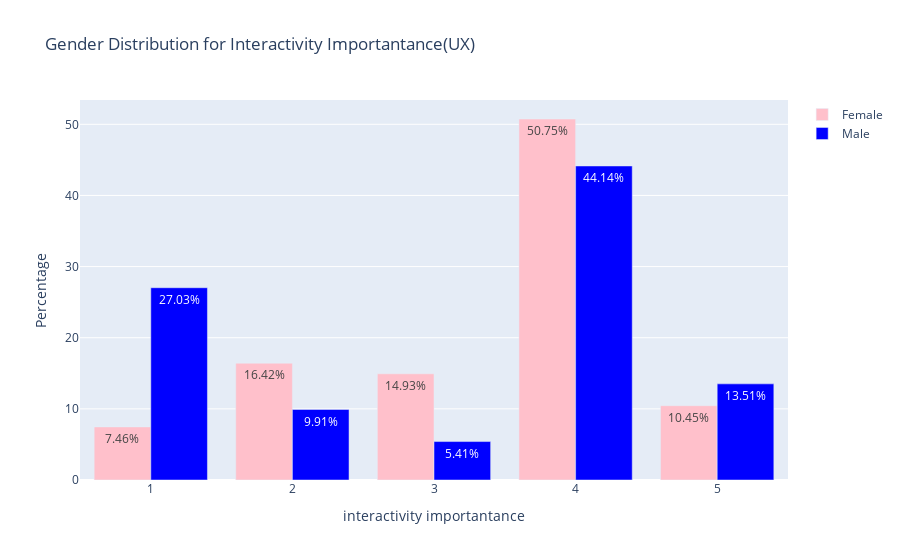

Notebook code cell kept with this figure:
### Code cell
#calculate percentage
female_count = female['interactivity_importantance'].value_counts().sort_index()
male_count = male['interactivity_importantance'].value_counts().sort_index()
total_count = df['interactivity_importantance'].value_counts().sort_index()
female_percentage = (female_count/female_count.sum())*100
male_percentage = (male_count/male_count.sum())*100

fig = go.Figure(data=[
    go.Bar(name='Female', x=female_percentage.index, y=female_percentage.values, 
           text=["{:.2f}%".format(val) for val in np.round(female_percentage.values, 2)], 
           textposition='auto', marker=dict(color='pink')),
    go.Bar(name='Male', x=male_percentage.index, y=male_percentage.values, 
           text=["{:.2f}%".format(val) for val in np.round(male_percentage.values, 2)], 
           textposition='auto', marker=dict(color='blue'))
])

fig.update_layout(title = "Gender Distribution for Interactivity Importantance(UX)", xaxis_title="interactivity importantance", yaxis_title = "Percentage")
fig.show()

### Figure 1 — Plotly figure (JSON) as saved in the notebook; plotly's stock layout.template omitted (floating-point values rounded to 4 significant figures)
{"data": [{"marker": {"color": "pink"}, "name": "Female", "text": ["7.46%", "16.42%", "14.93%", "50.75%", "10.45%"], "textposition": "auto", "type": "bar", "x": [1, 2, 3, 4, 5], "y": [7.463, 16.42, 14.93, 50.75, 10.45]}, {"marker": {"color": "blue"}, "name": "Male", "text": ["27.03%", "9.91%", "5.41%", "44.14%", "13.51%"], "textposition": "auto", "type": "bar", "x": [1, 2, 3, 4, 5], "y": [27.03, 9.91, 5.405, 44.14, 13.51]}], "layout": {"title": {"text": "Gender Distribution for Interactivity Importantance(UX)"}, "xaxis": {"title": {"text": "interactivity importantance"}}, "yaxis": {"title": {"text": "Percentage"}}}}
